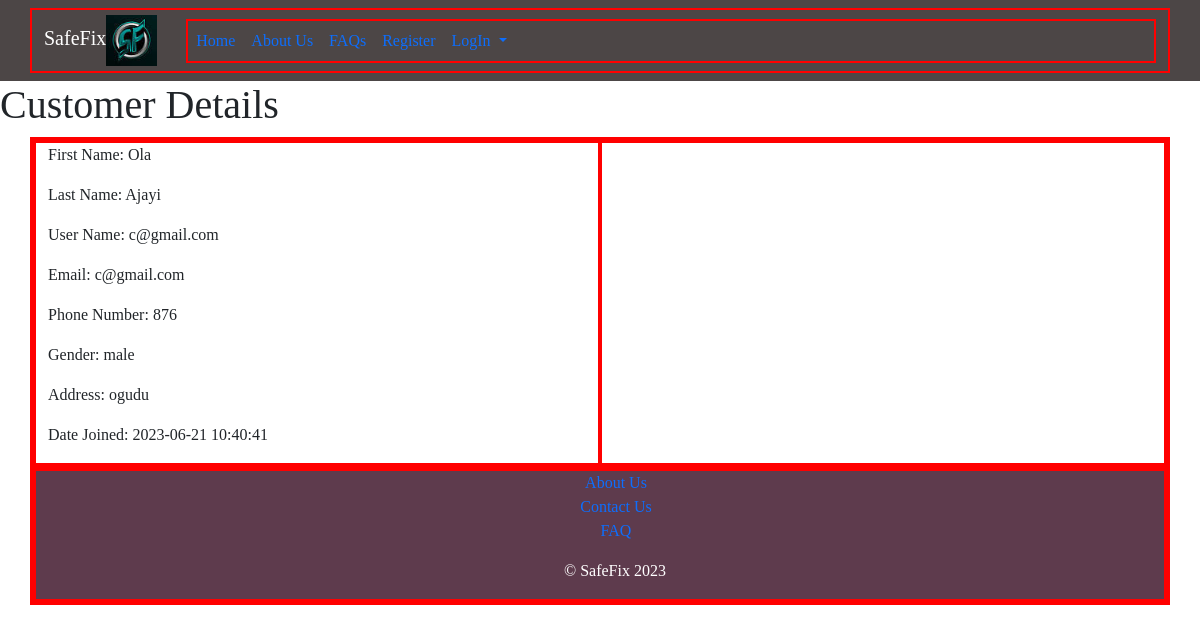
/customerDetails.php?id=15, run on the app's committed database.
### tables this page shows
CREATE TABLE `customer` (
  `cust_id` int(11) NOT NULL,
  `cust_firstName` varchar(100) DEFAULT NULL,
  `cust_lastName` varchar(100) DEFAULT NULL,
  `cust_userName` varchar(50) DEFAULT NULL,
  `cust_email` varchar(100) DEFAULT NULL,
  `cust_phoneNumber` varchar(50) DEFAULT NULL,
  `cust_gender` enum('male','female') DEFAULT NULL,
  `cust_role` enum('customer','repairer') NOT NULL,
  `cust_address` varchar(200) DEFAULT NULL,
  `cust_password` varchar(200) DEFAULT NULL,
  `cust_confirmPassword` varchar(200) DEFAULT NULL,
  `cust_image` varchar(200) NOT NULL,
  `cust_state` varchar(50) DEFAULT NULL,
  `cust_localGovt` varchar(255) DEFAULT NULL,
  `cust_created` timestamp NOT NULL DEFAULT current_timestamp()
);

### classes/dbconnection.php (called while the page is built, shortened)
<?php
class Dbconnection{
    private $conn;
    public function connect(){
        try{
            $this->conn = new PDO(self::DSN, self::DB_USERNAME, self::DB_PASSWORD);
            $this->conn->setAttribute(PDO::ATTR_ERRMODE, PDO::ERRMODE_EXCEPTION);
        }catch(PDOException $ex){
            error_log("Connection Unsuccessful". $ex->getMessage());
        }
        return $this->conn;
    }
}
?>

### classes/Customer.php (called while the page is built, shortened)
<?php
require_once("Dbconnection.php");
class Customer extends Dbconnection{
    private $conn;
    public function __construct(){
        $this->conn = $this->connect();
    }
        public function getUserDetails($cust_id){
        $sql = "SELECT * FROM customer WHERE cust_id=?";
        $stmt= $this->conn->prepare($sql);
        $stmt->execute([$cust_id]);
        $result= $stmt->fetch(PDO::FETCH_ASSOC);
        return $result;
    }
}

### customerDetails.php (the view, shortened to what this page needs)
<?php
require_once("partials/header1.php");
require_once("classes/Customer.php");
 if(isset($_GET["id"])){
     $cust_id = $_GET["id"];
     $user = new Customer();
     $users = $user->getUserDetails($cust_id);
 }else{
     header("location:index.php");
     exit();
 }
?>
<h1>Customer Details</h1>
    <div class="container">
        <div class="row">
            <div class="col-md-6">
            <p> First Name: <?php echo $users["cust_firstName"]?></p>
            <p> Last Name: <?php echo $users["cust_lastName"]?></p>
            <p> User Name: <?php echo $users["cust_userName"]?></p>
            <p> Email: <?php echo $users["cust_email"]?></p>
            <p> Phone Number: <?php echo $users["cust_phoneNumber"]?></p>
            <p> Gender: <?php echo $users["cust_gender"]?></p>
            <p> Address: <?php echo $users["cust_address"]?></p>
            <p> Date Joined: <?php echo $users["cust_created"]?></p>
            </div>
            <div class="col-md-6">
        </div>
    </div>
<?php
require_once("partials/footer.php");
?>

### assets/css/miniproject.css (style rules this page uses)
* { box-sizing:border-box; }
div { border:2px solid red; }
h1,h2,h3,h4,h5,p,a,button,input,div { font-family:algerian serif; }

### data on the page
customer: cust_firstName "Ola", cust_lastName "Ajayi", cust_userName "c@gmail.com", cust_email "c@gmail.com", cust_phoneNumber "876", cust_gender "male", cust_address "ogudu", cust_created "2023-06-21 10:40:41"
